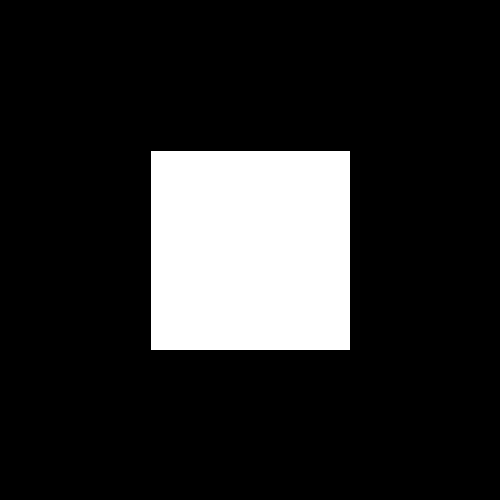
Frame 1 (no input)
Frame 60 (the mouse pressed at the canvas centre just before this capture): identical to frame 1, image omitted
Frame 120 (the mouse held since frame 60 and released just before this capture): identical to frame 1, image omitted

The Processing sketch that drew this single still picture (run headless with seeded random() and noise(); from frame 60 on, the mouse is pressed at the canvas centre):

// Processing sketch: H12OPDR6
// ── H12OPDR6.pde
int x=150;
int y=150;


void setup() {
  size(500, 500);
}

void draw() {
  background(0);
  rect(x, y, 200, 200);
}

void keyReleased() {
  if (keyCode==40) {
    y +=30;
  }
    if (keyCode==38) {
    y -=30;
  }
    if (keyCode==37) {
    x -=30;
  }
    if (keyCode==39) {
    x +=30;
  }
}

//onder 40
//boven38
//links37
// rechts39
